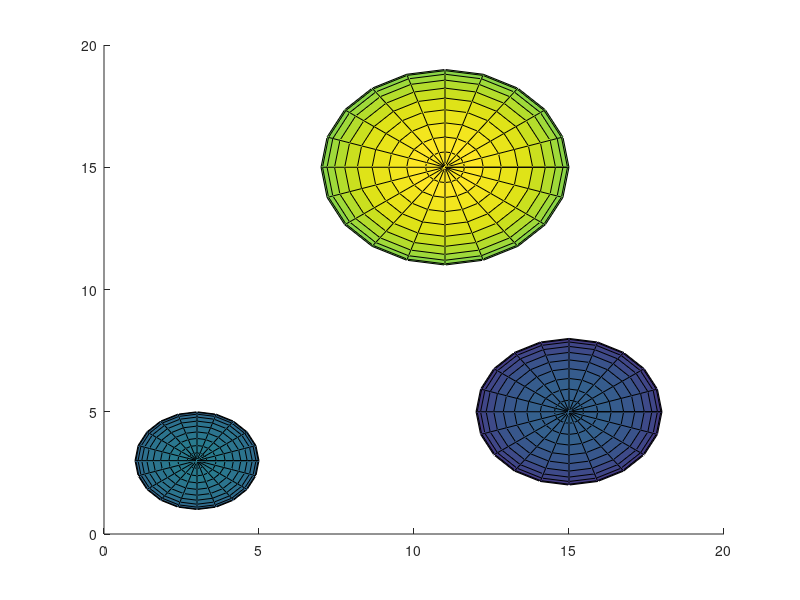

Write the MATLAB code that produced this figure. (Note: this script raises an error after producing the figure.)
clc

start = [2 2 -2];
goal = [20 20 20];

x = -5:.5:22;
y = -5:.5:22;
z = -5:.5:22;

% field = 

% attractive constant
attConst = 5;

% repulsive constant
repConst = 2;

%% Plot obstacles
%sphere center and radius
spC1 = [3 3 3];
r1 =2;

spC2 = [15 5 0];
r2 = 3;

spC3 = [11 15 12];
r3 = 4;

obsCenters = [spC1; spC2; spC3];
obsRadius = [r1, r2, r3];

[x, y, z] = sphere();
hold on
for i  = 1:size(obsCenters)
    cent = obsCenters(i, :);
    surf(x*obsRadius(i) + cent(1), y*obsRadius(i) + cent(2), z*obsRadius(i) + cent(3));

end

% plot start point
plot3(start(1), start(2), start(3), 'ko')

% plot goal
plot3(goal(1), goal(2), goal(3), 'R*')





%% Methods
% function to calculate distance between a sphere and a point 
function dist = dist2Sphere(pt, sphC, radius)
  dist = sqrt(sum((pt-sphC).^2))-radius;
end 

function dist = eucliDist(point, target)
    dist = sqrt(sum((point-target)^2));
end

function u_att = attractive_potetial(currPt, goal, attConst)
    u_att = 0.5 * attConst * sum((currPt - goal)^2);
end

function [x_att, y_att, z_att] = att_compontents(attConst, currPt, goal)
    x_att = -attConst * (currPt(1) - goal(1));
    y_att = -attConst * (currPt(2) - goal(2));
    z_att = -attConst * (currPt(3) - goal(3));
end

function u_rep = repulsive_potential(currPt, obs, radius, repConst)
    u_rep = 0.5 * ((repConst * radius)/sum((currPt - obs)^2));
end

